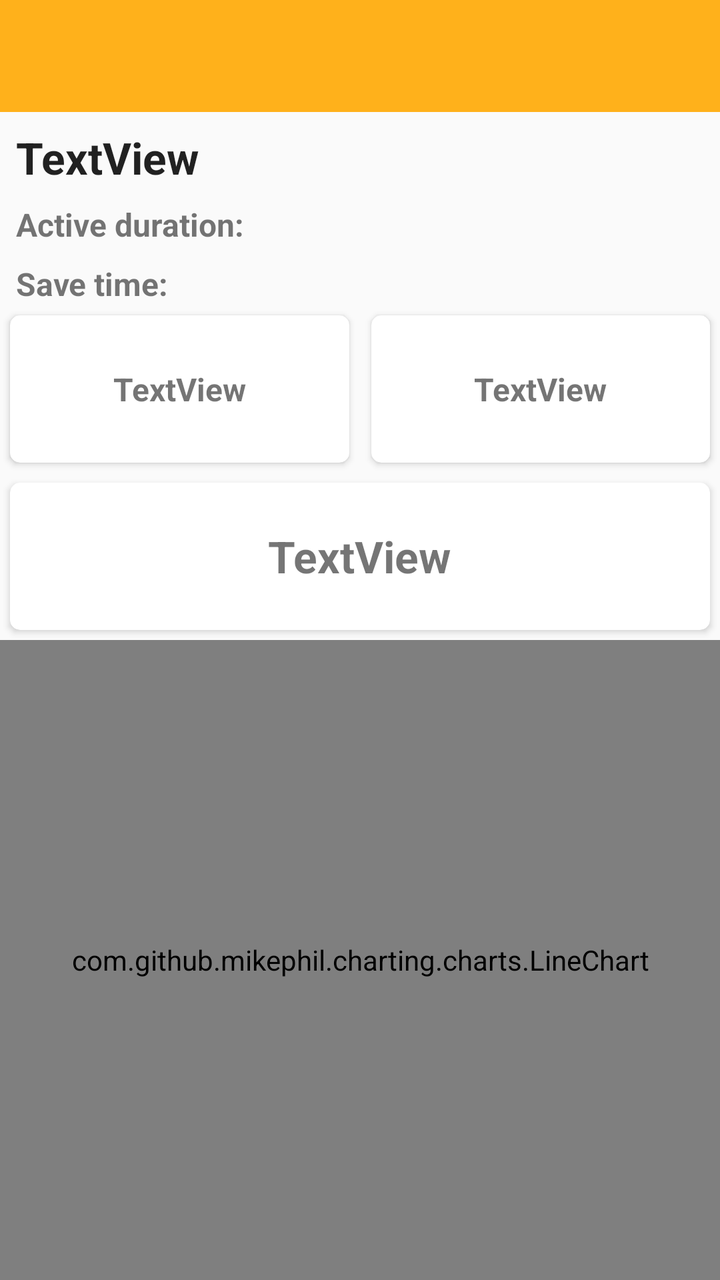
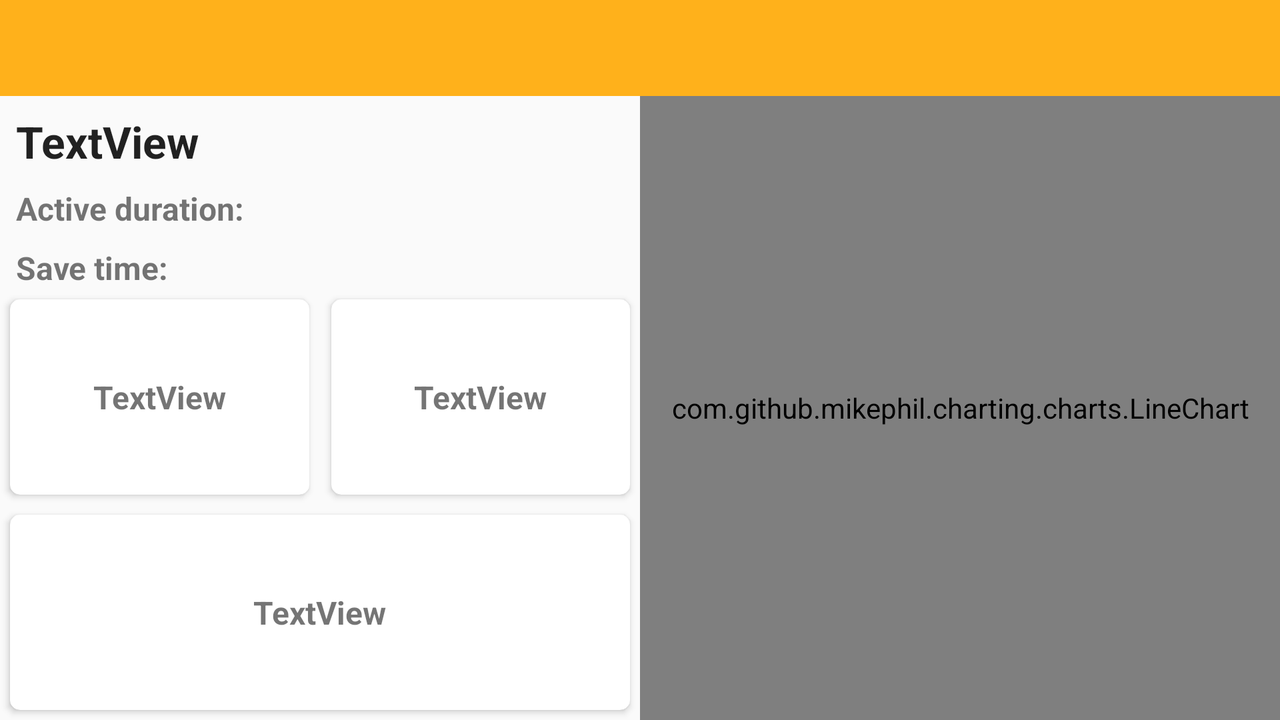

The same Android screen from two of the app's own layout files: first res/layout/ as a phone draws it, then the author's variant for another configuration, drawn on a device whose configuration selects that folder. Both files follow.
<!-- AndroidManifest.xml: application theme AppTheme -->
<!-- res/layout/activity_record_detail.xml -->
<?xml version="1.0" encoding="utf-8"?>
<androidx.constraintlayout.widget.ConstraintLayout xmlns:android="http://schemas.android.com/apk/res/android"
    xmlns:app="http://schemas.android.com/apk/res-auto"
    xmlns:tools="http://schemas.android.com/tools"
    android:layout_width="match_parent"
    android:layout_height="match_parent"
    tools:context=".Controller.RecordDetail">

    <androidx.appcompat.widget.Toolbar
        android:id="@+id/toolbar_RecordDetail"
        android:layout_width="0dp"
        android:layout_height="wrap_content"
        app:theme="@style/ThemeOverlay.MaterialComponents.Dark.ActionBar"
        android:background="@color/colorPrimary"
        app:layout_constraintEnd_toEndOf="parent"
        app:layout_constraintStart_toStartOf="parent"
        app:layout_constraintTop_toTopOf="parent" />

    <com.github.mikephil.charting.charts.LineChart
        android:id="@+id/lineChart_DetailData"
        android:layout_width="match_parent"
        android:layout_height="0dp"
        app:layout_constraintBottom_toBottomOf="parent"
        app:layout_constraintEnd_toEndOf="parent"
        app:layout_constraintStart_toStartOf="parent"
        app:layout_constraintTop_toTopOf="@+id/guideline5" />

    <androidx.constraintlayout.widget.ConstraintLayout
        android:layout_width="0dp"
        android:layout_height="0dp"
        app:layout_constraintBottom_toTopOf="@+id/lineChart_DetailData"
        app:layout_constraintEnd_toEndOf="parent"
        app:layout_constraintHorizontal_bias="0.0"
        app:layout_constraintStart_toStartOf="parent"
        app:layout_constraintTop_toBottomOf="@+id/textView_SaveTime">


        <androidx.cardview.widget.CardView
            android:layout_width="0dp"
            android:layout_height="0dp"
            android:layout_margin="5dp"
            app:cardCornerRadius="5dp"
            app:layout_constraintBottom_toTopOf="@+id/guideline11"
            app:layout_constraintEnd_toEndOf="parent"
            app:layout_constraintStart_toEndOf="@+id/space"
            app:layout_constraintTop_toTopOf="parent">

            <TextView
                android:id="@+id/textView_Min"
                android:layout_width="wrap_content"
                android:layout_height="wrap_content"
                android:layout_gravity="center"
                android:text="TextView"
                android:textAlignment="center"
                android:textSize="@dimen/dp_16"
                android:textStyle="bold" />
        </androidx.cardview.widget.CardView>

        <androidx.constraintlayout.widget.Guideline
            android:id="@+id/guideline11"
            android:layout_width="wrap_content"
            android:layout_height="wrap_content"
            android:orientation="horizontal"
            app:layout_constraintGuide_percent="0.5" />

        <Space
            android:id="@+id/space"
            android:layout_width="1dp"
            android:layout_height="0dp"
            app:layout_constraintBottom_toTopOf="@+id/guideline11"
            app:layout_constraintEnd_toEndOf="parent"
            app:layout_constraintStart_toStartOf="parent"
            app:layout_constraintTop_toTopOf="parent" />

        <androidx.cardview.widget.CardView
            android:layout_width="0dp"
            android:layout_height="0dp"
            android:layout_margin="5dp"
            app:cardCornerRadius="5dp"
            app:layout_constraintBottom_toTopOf="@+id/guideline11"
            app:layout_constraintEnd_toStartOf="@+id/space"
            app:layout_constraintStart_toStartOf="parent"
            app:layout_constraintTop_toTopOf="parent">

            <TextView
                android:id="@+id/textView_Max"
                android:layout_width="wrap_content"
                android:layout_height="wrap_content"
                android:layout_gravity="center"
                android:text="TextView"
                android:textAlignment="center"
                android:textSize="@dimen/dp_16"
                tools:ignore="SpUsage"
                android:textStyle="bold" />
        </androidx.cardview.widget.CardView>

        <androidx.cardview.widget.CardView
            android:layout_width="0dp"
            android:layout_height="0dp"
            android:layout_margin="5dp"
            app:cardCornerRadius="5dp"
            app:layout_constraintBottom_toBottomOf="parent"
            app:layout_constraintEnd_toEndOf="parent"
            app:layout_constraintStart_toStartOf="parent"
            app:layout_constraintTop_toTopOf="@+id/guideline11">

            <TextView
                android:id="@+id/textView_Average"
                android:layout_width="wrap_content"
                android:layout_height="wrap_content"
                android:layout_gravity="center"
                android:text="TextView"
                android:textAlignment="center"
                android:textSize="@dimen/dp_22"
                tools:ignore="SpUsage"
                android:textStyle="bold" />
        </androidx.cardview.widget.CardView>

    </androidx.constraintlayout.widget.ConstraintLayout>

    <androidx.constraintlayout.widget.Guideline
        android:id="@+id/guideline5"
        android:layout_width="wrap_content"
        android:layout_height="wrap_content"
        android:orientation="horizontal"
        app:layout_constraintGuide_percent="0.5" />

    <TextView
        android:id="@+id/textView_Name"
        android:layout_width="0dp"
        android:layout_height="wrap_content"
        android:layout_marginStart="8dp"
        android:layout_marginTop="8dp"
        android:text="TextView"
        android:textAppearance="@style/TextAppearance.AppCompat.Large"
        android:textSize="@dimen/dp_22"
        tools:ignore="SpUsage"
        android:textStyle="bold"
        app:layout_constraintEnd_toEndOf="parent"
        app:layout_constraintStart_toStartOf="parent"
        app:layout_constraintTop_toBottomOf="@+id/toolbar_RecordDetail" />

    <TextView
        android:id="@+id/textView_ActivityDuration"
        android:layout_width="wrap_content"
        android:layout_height="wrap_content"
        android:layout_marginTop="8dp"
        android:text="@string/active_duration"
        android:textSize="@dimen/dp_16"
        android:textStyle="bold"
        tools:ignore="SpUsage"
        app:layout_constraintStart_toStartOf="@+id/textView_Name"
        app:layout_constraintTop_toBottomOf="@+id/textView_Name" />

    <TextView
        android:id="@+id/textView_SaveTime"
        android:layout_width="wrap_content"
        android:layout_height="wrap_content"
        android:layout_marginTop="8dp"
        android:text="@string/save_time"
        android:textSize="@dimen/dp_16"
        android:textStyle="bold"
        app:layout_constraintStart_toStartOf="@+id/textView_Name"
        app:layout_constraintTop_toBottomOf="@+id/textView_ActivityDuration"
        tools:ignore="SpUsage" />

</androidx.constraintlayout.widget.ConstraintLayout>
<!-- resources referenced by this layout -->
<resources>
  <color name="colorPrimary">#FFB11B</color>
  <dimen name="dp_16">16dp</dimen>
  <dimen name="dp_22">22dp</dimen>
  <string name="active_duration">Active duration:</string>
  <string name="save_time">Save time:</string>
  <style name="AppTheme" parent="Theme.AppCompat.Light.NoActionBar">
          
          <item name="colorPrimary">@color/colorPrimary</item>
          <item name="colorPrimaryDark">@color/colorPrimaryDark</item>
          <item name="colorAccent">@color/colorAccent</item>
      </style>
  <color name="colorPrimaryDark">#F9BF45</color>
  <color name="colorAccent">#03DAC5</color>
</resources>
<!-- res/layout-land/activity_record_detail.xml (the author's variant of the layout above) -->
<!-- drawn on the phone turned sideways -->
<?xml version="1.0" encoding="utf-8"?>
<androidx.constraintlayout.widget.ConstraintLayout xmlns:android="http://schemas.android.com/apk/res/android"
    xmlns:app="http://schemas.android.com/apk/res-auto"
    xmlns:tools="http://schemas.android.com/tools"
    android:layout_width="match_parent"
    android:layout_height="match_parent"
    tools:context=".Controller.RecordDetail">

    <androidx.appcompat.widget.Toolbar
        android:id="@+id/toolbar_RecordDetail"
        android:layout_width="0dp"
        android:layout_height="wrap_content"
        android:background="@color/colorPrimary"
        app:layout_constraintEnd_toEndOf="parent"
        app:layout_constraintStart_toStartOf="parent"
        app:layout_constraintTop_toTopOf="parent"
        app:theme="@style/ThemeOverlay.MaterialComponents.Dark.ActionBar" />

    <com.github.mikephil.charting.charts.LineChart
        android:id="@+id/lineChart_DetailData"
        android:layout_width="0dp"
        android:layout_height="0dp"
        app:layout_constraintBottom_toBottomOf="parent"
        app:layout_constraintEnd_toEndOf="parent"
        app:layout_constraintStart_toStartOf="@+id/guideline7"
        app:layout_constraintTop_toBottomOf="@+id/toolbar_RecordDetail" />

    <androidx.constraintlayout.widget.ConstraintLayout
        android:layout_width="0dp"
        android:layout_height="0dp"
        app:layout_constraintBottom_toBottomOf="parent"
        app:layout_constraintEnd_toStartOf="@+id/guideline7"
        app:layout_constraintStart_toStartOf="parent"
        app:layout_constraintTop_toBottomOf="@+id/textView_SaveTime">


        <androidx.cardview.widget.CardView
            android:layout_width="0dp"
            android:layout_height="0dp"
            android:layout_margin="5dp"
            app:cardCornerRadius="5dp"
            app:layout_constraintBottom_toTopOf="@+id/guideline11"
            app:layout_constraintEnd_toEndOf="parent"
            app:layout_constraintStart_toEndOf="@+id/space"
            app:layout_constraintTop_toTopOf="parent">

            <TextView
                android:id="@+id/textView_Min"
                android:layout_width="wrap_content"
                android:layout_height="wrap_content"
                android:layout_gravity="center"
                android:text="TextView"
                android:textAlignment="center"
                android:textSize="@dimen/dp_16"
                android:textStyle="bold" />
        </androidx.cardview.widget.CardView>

        <androidx.constraintlayout.widget.Guideline
            android:id="@+id/guideline11"
            android:layout_width="wrap_content"
            android:layout_height="wrap_content"
            android:orientation="horizontal"
            app:layout_constraintGuide_percent="0.5" />

        <Space
            android:id="@+id/space"
            android:layout_width="1dp"
            android:layout_height="0dp"
            app:layout_constraintBottom_toTopOf="@+id/guideline11"
            app:layout_constraintEnd_toEndOf="parent"
            app:layout_constraintStart_toStartOf="parent"
            app:layout_constraintTop_toTopOf="parent" />

        <androidx.cardview.widget.CardView
            android:layout_width="0dp"
            android:layout_height="0dp"
            android:layout_margin="5dp"
            app:cardCornerRadius="5dp"
            app:layout_constraintBottom_toTopOf="@+id/guideline11"
            app:layout_constraintEnd_toStartOf="@+id/space"
            app:layout_constraintStart_toStartOf="parent"
            app:layout_constraintTop_toTopOf="parent">

            <TextView
                android:id="@+id/textView_Max"
                android:layout_width="wrap_content"
                android:layout_height="wrap_content"
                android:layout_gravity="center"
                android:text="TextView"
                android:textAlignment="center"
                android:textSize="@dimen/dp_16"
                android:textStyle="bold"
                tools:ignore="SpUsage" />
        </androidx.cardview.widget.CardView>

        <androidx.cardview.widget.CardView
            android:layout_width="0dp"
            android:layout_height="0dp"
            android:layout_margin="5dp"
            app:cardCornerRadius="5dp"
            app:layout_constraintBottom_toBottomOf="parent"
            app:layout_constraintEnd_toEndOf="parent"
            app:layout_constraintStart_toStartOf="parent"
            app:layout_constraintTop_toTopOf="@+id/guideline11">

            <TextView
                android:id="@+id/textView_Average"
                android:layout_width="wrap_content"
                android:layout_height="wrap_content"
                android:layout_gravity="center"
                android:text="TextView"
                android:textAlignment="center"
                android:textSize="@dimen/dp_16"
                android:textStyle="bold"
                tools:ignore="SpUsage" />
        </androidx.cardview.widget.CardView>

    </androidx.constraintlayout.widget.ConstraintLayout>

    <TextView
        android:id="@+id/textView_Name"
        android:layout_width="0dp"
        android:layout_height="wrap_content"
        android:layout_marginStart="8dp"
        android:layout_marginTop="8dp"
        android:text="TextView"
        android:textAppearance="@style/TextAppearance.AppCompat.Large"
        android:textSize="@dimen/dp_22"
        android:textStyle="bold"
        app:layout_constraintEnd_toStartOf="@+id/guideline7"
        app:layout_constraintStart_toStartOf="parent"
        app:layout_constraintTop_toBottomOf="@+id/toolbar_RecordDetail"
        tools:ignore="SpUsage" />

    <TextView
        android:id="@+id/textView_ActivityDuration"
        android:layout_width="wrap_content"
        android:layout_height="wrap_content"
        android:layout_marginTop="8dp"
        android:text="@string/active_duration"
        android:textSize="@dimen/dp_16"
        android:textStyle="bold"
        app:layout_constraintStart_toStartOf="@+id/textView_Name"
        app:layout_constraintTop_toBottomOf="@+id/textView_Name"
        tools:ignore="SpUsage" />

    <TextView
        android:id="@+id/textView_SaveTime"
        android:layout_width="wrap_content"
        android:layout_height="wrap_content"
        android:layout_marginTop="8dp"
        android:text="@string/save_time"
        android:textSize="@dimen/dp_16"
        android:textStyle="bold"
        app:layout_constraintStart_toStartOf="@+id/textView_Name"
        app:layout_constraintTop_toBottomOf="@+id/textView_ActivityDuration"
        tools:ignore="SpUsage" />

    <androidx.constraintlayout.widget.Guideline
        android:id="@+id/guideline7"
        android:layout_width="wrap_content"
        android:layout_height="wrap_content"
        android:orientation="vertical"
        app:layout_constraintGuide_percent="0.5" />

</androidx.constraintlayout.widget.ConstraintLayout>
